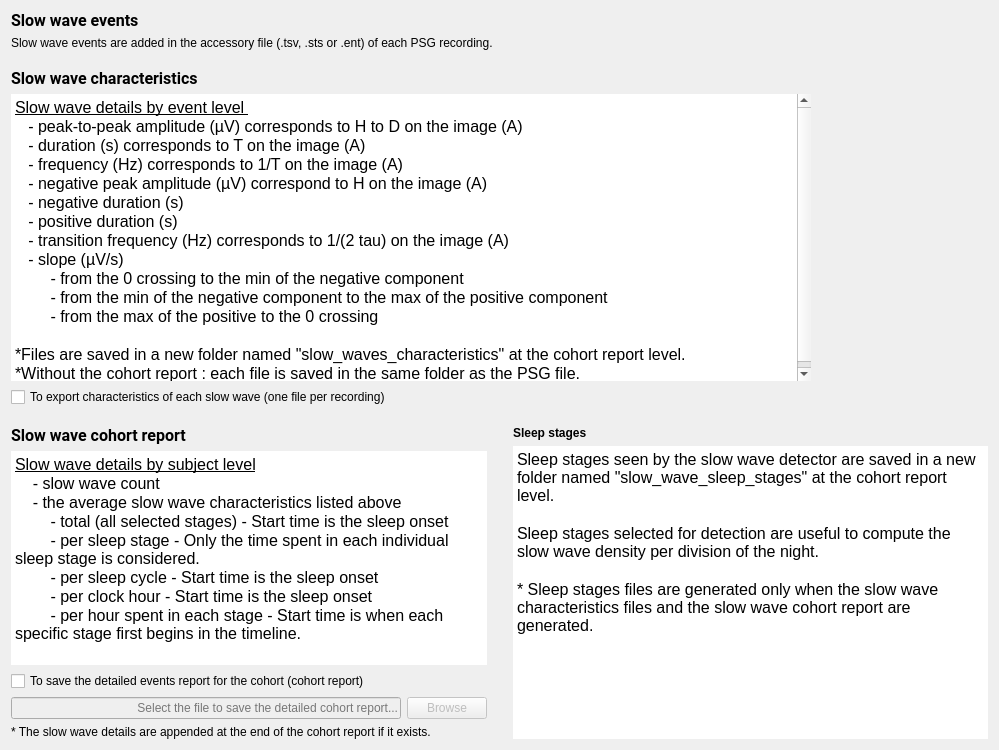
<?xml version="1.0" encoding="UTF-8"?>
<ui version="4.0">
 <class>SSWDSaveFiles</class>
 <widget class="QWidget" name="SSWDSaveFiles">
  <property name="geometry">
   <rect>
    <x>0</x>
    <y>0</y>
    <width>999</width>
    <height>750</height>
   </rect>
  </property>
  <property name="minimumSize">
   <size>
    <width>0</width>
    <height>0</height>
   </size>
  </property>
  <property name="windowTitle">
   <string/>
  </property>
  <property name="styleSheet">
   <string notr="true">font: 12pt &quot;Roboto&quot;;</string>
  </property>
  <layout class="QVBoxLayout" name="verticalLayout_4">
   <item>
    <widget class="QLabel" name="label_title">
     <property name="sizePolicy">
      <sizepolicy hsizetype="Preferred" vsizetype="Maximum">
       <horstretch>0</horstretch>
       <verstretch>0</verstretch>
      </sizepolicy>
     </property>
     <property name="font">
      <font>
       <family>Roboto</family>
       <pointsize>12</pointsize>
       <italic>false</italic>
       <bold>false</bold>
      </font>
     </property>
     <property name="text">
      <string>&lt;html&gt;&lt;head/&gt;&lt;body&gt;&lt;p&gt;&lt;span style=&quot; font-weight:600;&quot;&gt;Slow wave events&lt;/span&gt;&lt;/p&gt;&lt;/body&gt;&lt;/html&gt;</string>
     </property>
    </widget>
   </item>
   <item>
    <widget class="QLabel" name="label_3">
     <property name="sizePolicy">
      <sizepolicy hsizetype="Preferred" vsizetype="Maximum">
       <horstretch>0</horstretch>
       <verstretch>0</verstretch>
      </sizepolicy>
     </property>
     <property name="text">
      <string>Slow wave events are added in the accessory file (.tsv, .sts or .ent) of each PSG recording.</string>
     </property>
    </widget>
   </item>
   <item>
    <spacer name="verticalSpacer_3">
     <property name="orientation">
      <enum>Qt::Orientation::Vertical</enum>
     </property>
     <property name="sizeType">
      <enum>QSizePolicy::Policy::Fixed</enum>
     </property>
     <property name="sizeHint" stdset="0">
      <size>
       <width>20</width>
       <height>13</height>
      </size>
     </property>
    </spacer>
   </item>
   <item>
    <widget class="QLabel" name="label_title_2">
     <property name="sizePolicy">
      <sizepolicy hsizetype="Preferred" vsizetype="Maximum">
       <horstretch>0</horstretch>
       <verstretch>0</verstretch>
      </sizepolicy>
     </property>
     <property name="font">
      <font>
       <family>Roboto</family>
       <pointsize>12</pointsize>
       <italic>false</italic>
       <bold>false</bold>
      </font>
     </property>
     <property name="text">
      <string>&lt;html&gt;&lt;head/&gt;&lt;body&gt;&lt;p&gt;&lt;span style=&quot; font-weight:600;&quot;&gt;Slow wave characteristics&lt;/span&gt;&lt;/p&gt;&lt;/body&gt;&lt;/html&gt;</string>
     </property>
    </widget>
   </item>
   <item>
    <layout class="QHBoxLayout" name="horizontalLayout_2">
     <item>
      <layout class="QVBoxLayout" name="verticalLayout">
       <item>
        <widget class="QTextEdit" name="textEdit">
         <property name="sizePolicy">
          <sizepolicy hsizetype="Expanding" vsizetype="Minimum">
           <horstretch>0</horstretch>
           <verstretch>0</verstretch>
          </sizepolicy>
         </property>
         <property name="maximumSize">
          <size>
           <width>800</width>
           <height>16777215</height>
          </size>
         </property>
         <property name="frameShape">
          <enum>QFrame::Shape::NoFrame</enum>
         </property>
         <property name="frameShadow">
          <enum>QFrame::Shadow::Plain</enum>
         </property>
         <property name="lineWidth">
          <number>0</number>
         </property>
         <property name="readOnly">
          <bool>true</bool>
         </property>
         <property name="html">
          <string>&lt;!DOCTYPE HTML PUBLIC &quot;-//W3C//DTD HTML 4.0//EN&quot; &quot;http://www.w3.org/TR/REC-html40/strict.dtd&quot;&gt;
&lt;html&gt;&lt;head&gt;&lt;meta name=&quot;qrichtext&quot; content=&quot;1&quot; /&gt;&lt;meta charset=&quot;utf-8&quot; /&gt;&lt;style type=&quot;text/css&quot;&gt;
p, li { white-space: pre-wrap; }
hr { height: 1px; border-width: 0; }
li.unchecked::marker { content: &quot;\2610&quot;; }
li.checked::marker { content: &quot;\2612&quot;; }
&lt;/style&gt;&lt;/head&gt;&lt;body style=&quot; font-family:'Roboto'; font-size:12pt; font-weight:400; font-style:normal;&quot;&gt;
&lt;p style=&quot; margin-top:0px; margin-bottom:0px; margin-left:0px; margin-right:0px; -qt-block-indent:0; text-indent:0px;&quot;&gt;&lt;span style=&quot; text-decoration: underline;&quot;&gt;Slow wave details by event level &lt;/span&gt;&lt;/p&gt;
&lt;p style=&quot; margin-top:0px; margin-bottom:0px; margin-left:0px; margin-right:0px; -qt-block-indent:0; text-indent:0px;&quot;&gt;   - &lt;span style=&quot; color:#000000;&quot;&gt;peak-to-peak amplitude (µV) corresponds to H to D on the image (A)&lt;/span&gt;&lt;/p&gt;
&lt;p style=&quot; margin-top:0px; margin-bottom:0px; margin-left:0px; margin-right:0px; -qt-block-indent:0; text-indent:0px;&quot;&gt;   - duration (s) corresponds to T &lt;span style=&quot; color:#000000;&quot;&gt;on the image (A)&lt;/span&gt;&lt;/p&gt;
&lt;p style=&quot; margin-top:0px; margin-bottom:0px; margin-left:0px; margin-right:0px; -qt-block-indent:0; text-indent:0px;&quot;&gt;   - frequency (Hz) corresponds to 1/T &lt;span style=&quot; color:#000000;&quot;&gt;on the image (A)&lt;/span&gt;&lt;/p&gt;
&lt;p style=&quot; margin-top:0px; margin-bottom:0px; margin-left:0px; margin-right:0px; -qt-block-indent:0; text-indent:0px;&quot;&gt;   - &lt;span style=&quot; font-family:'Arial','sans-serif'; color:#000000; background-color:transparent;&quot;&gt;negative peak amplitude &lt;/span&gt;&lt;span style=&quot; color:#000000;&quot;&gt;(µV) correspond to H on the image (A)&lt;/span&gt;&lt;/p&gt;
&lt;p style=&quot; margin-top:0px; margin-bottom:0px; margin-left:0px; margin-right:0px; -qt-block-indent:0; text-indent:0px;&quot;&gt;&lt;span style=&quot; color:#000000;&quot;&gt;   - &lt;/span&gt;&lt;a name=&quot;docs-internal-guid-7597fb9e-7fff-dd5c-4478-b33f09691339&quot;&gt;&lt;/a&gt;&lt;span style=&quot; font-family:'Arial','sans-serif'; color:#000000; background-color:transparent;&quot;&gt;n&lt;/span&gt;&lt;span style=&quot; font-family:'Arial','sans-serif'; color:#000000; background-color:transparent;&quot;&gt;egative duration (s) &lt;/span&gt;&lt;/p&gt;
&lt;p style=&quot; margin-top:0px; margin-bottom:0px; margin-left:0px; margin-right:0px; -qt-block-indent:0; text-indent:0px;&quot;&gt;&lt;span style=&quot; font-family:'Arial','sans-serif'; color:#000000; background-color:transparent;&quot;&gt;   - &lt;/span&gt;&lt;a name=&quot;docs-internal-guid-f6ea236d-7fff-1fb4-6202-3e00854b0b90&quot;&gt;&lt;/a&gt;&lt;span style=&quot; font-family:'Arial','sans-serif'; color:#000000; background-color:transparent;&quot;&gt;p&lt;/span&gt;&lt;span style=&quot; font-family:'Arial','sans-serif'; color:#000000; background-color:transparent;&quot;&gt;ositive duration (s)&lt;/span&gt;&lt;/p&gt;
&lt;p style=&quot; margin-top:0px; margin-bottom:0px; margin-left:0px; margin-right:0px; -qt-block-indent:0; text-indent:0px;&quot;&gt;&lt;span style=&quot; color:#000000;&quot;&gt;   - transition frequency (Hz) corresponds to 1/(2 tau) on the image (A)&lt;/span&gt;&lt;/p&gt;
&lt;p style=&quot; margin-top:0px; margin-bottom:0px; margin-left:0px; margin-right:0px; -qt-block-indent:0; text-indent:0px;&quot;&gt;&lt;span style=&quot; color:#000000;&quot;&gt;   - slope (µV/s)&lt;/span&gt;&lt;/p&gt;
&lt;p style=&quot; margin-top:0px; margin-bottom:0px; margin-left:0px; margin-right:0px; -qt-block-indent:0; text-indent:0px;&quot;&gt;&lt;span style=&quot; color:#000000;&quot;&gt;        - from the 0 crossing to the min of the negative component&lt;/span&gt;&lt;/p&gt;
&lt;p style=&quot; margin-top:0px; margin-bottom:0px; margin-left:0px; margin-right:0px; -qt-block-indent:0; text-indent:0px;&quot;&gt;&lt;span style=&quot; color:#000000;&quot;&gt;        - from the min of the negative component to the max of the positive component&lt;/span&gt;&lt;/p&gt;
&lt;p style=&quot; margin-top:0px; margin-bottom:0px; margin-left:0px; margin-right:0px; -qt-block-indent:0; text-indent:0px;&quot;&gt;&lt;span style=&quot; color:#000000;&quot;&gt;        - from the max of the positive to the 0 crossing&lt;/span&gt;&lt;/p&gt;
&lt;p style=&quot;-qt-paragraph-type:empty; margin-top:0px; margin-bottom:0px; margin-left:0px; margin-right:0px; -qt-block-indent:0; text-indent:0px; color:#000000;&quot;&gt;&lt;br /&gt;&lt;/p&gt;
&lt;p style=&quot; margin-top:0px; margin-bottom:0px; margin-left:0px; margin-right:0px; -qt-block-indent:0; text-indent:0px;&quot;&gt;&lt;span style=&quot; color:#000000;&quot;&gt;*Files are saved in a new folder named &amp;quot;slow_waves_characteristics&amp;quot; at the cohort report level.&lt;/span&gt;&lt;/p&gt;
&lt;p style=&quot; margin-top:0px; margin-bottom:0px; margin-left:0px; margin-right:0px; -qt-block-indent:0; text-indent:0px;&quot;&gt;&lt;span style=&quot; color:#000000;&quot;&gt;*Without the cohort report : each file is saved in the same folder as the PSG file.&lt;/span&gt;&lt;/p&gt;&lt;/body&gt;&lt;/html&gt;</string>
         </property>
        </widget>
       </item>
       <item>
        <widget class="QCheckBox" name="checkBox_export_sw">
         <property name="text">
          <string>To export characteristics of each slow wave (one file per recording)</string>
         </property>
        </widget>
       </item>
      </layout>
     </item>
     <item>
      <widget class="QLabel" name="image">
       <property name="lineWidth">
        <number>0</number>
       </property>
       <property name="text">
        <string/>
       </property>
       <property name="alignment">
        <set>Qt::AlignmentFlag::AlignCenter</set>
       </property>
      </widget>
     </item>
    </layout>
   </item>
   <item>
    <spacer name="verticalSpacer_2">
     <property name="orientation">
      <enum>Qt::Orientation::Vertical</enum>
     </property>
     <property name="sizeType">
      <enum>QSizePolicy::Policy::Fixed</enum>
     </property>
     <property name="sizeHint" stdset="0">
      <size>
       <width>20</width>
       <height>13</height>
      </size>
     </property>
    </spacer>
   </item>
   <item>
    <layout class="QHBoxLayout" name="horizontalLayout_4">
     <item>
      <layout class="QVBoxLayout" name="verticalLayout_2">
       <item>
        <widget class="QLabel" name="label">
         <property name="sizePolicy">
          <sizepolicy hsizetype="Preferred" vsizetype="Maximum">
           <horstretch>0</horstretch>
           <verstretch>0</verstretch>
          </sizepolicy>
         </property>
         <property name="font">
          <font>
           <family>Roboto</family>
           <pointsize>12</pointsize>
           <italic>false</italic>
           <bold>false</bold>
          </font>
         </property>
         <property name="text">
          <string>&lt;html&gt;&lt;head/&gt;&lt;body&gt;&lt;p&gt;&lt;span style=&quot; font-weight:600;&quot;&gt;Slow wave cohort report&lt;/span&gt;&lt;/p&gt;&lt;/body&gt;&lt;/html&gt;</string>
         </property>
        </widget>
       </item>
       <item>
        <widget class="QTextEdit" name="textEdit_2">
         <property name="sizePolicy">
          <sizepolicy hsizetype="Expanding" vsizetype="Minimum">
           <horstretch>0</horstretch>
           <verstretch>0</verstretch>
          </sizepolicy>
         </property>
         <property name="maximumSize">
          <size>
           <width>800</width>
           <height>16777215</height>
          </size>
         </property>
         <property name="frameShape">
          <enum>QFrame::Shape::NoFrame</enum>
         </property>
         <property name="frameShadow">
          <enum>QFrame::Shadow::Plain</enum>
         </property>
         <property name="lineWidth">
          <number>0</number>
         </property>
         <property name="readOnly">
          <bool>true</bool>
         </property>
         <property name="html">
          <string>&lt;!DOCTYPE HTML PUBLIC &quot;-//W3C//DTD HTML 4.0//EN&quot; &quot;http://www.w3.org/TR/REC-html40/strict.dtd&quot;&gt;
&lt;html&gt;&lt;head&gt;&lt;meta name=&quot;qrichtext&quot; content=&quot;1&quot; /&gt;&lt;meta charset=&quot;utf-8&quot; /&gt;&lt;style type=&quot;text/css&quot;&gt;
p, li { white-space: pre-wrap; }
hr { height: 1px; border-width: 0; }
li.unchecked::marker { content: &quot;\2610&quot;; }
li.checked::marker { content: &quot;\2612&quot;; }
&lt;/style&gt;&lt;/head&gt;&lt;body style=&quot; font-family:'Roboto'; font-size:12pt; font-weight:400; font-style:normal;&quot;&gt;
&lt;p style=&quot; margin-top:0px; margin-bottom:0px; margin-left:0px; margin-right:0px; -qt-block-indent:0; text-indent:0px;&quot;&gt;&lt;span style=&quot; text-decoration: underline;&quot;&gt;Slow wave details by subject level&lt;/span&gt;&lt;/p&gt;
&lt;p style=&quot; margin-top:0px; margin-bottom:0px; margin-left:0px; margin-right:0px; -qt-block-indent:0; text-indent:0px;&quot;&gt;    - slow wave count&lt;/p&gt;
&lt;p style=&quot; margin-top:0px; margin-bottom:0px; margin-left:0px; margin-right:0px; -qt-block-indent:0; text-indent:0px;&quot;&gt;    - the average slow wave characteristics listed above&lt;/p&gt;
&lt;p style=&quot; margin-top:0px; margin-bottom:0px; margin-left:0px; margin-right:0px; -qt-block-indent:0; text-indent:0px;&quot;&gt;        - total (all selected stages) - Start time is the sleep onset&lt;/p&gt;
&lt;p style=&quot; margin-top:0px; margin-bottom:0px; margin-left:0px; margin-right:0px; -qt-block-indent:0; text-indent:0px;&quot;&gt;        - per sleep stage - Only the time spent in each individual sleep stage is considered.&lt;/p&gt;
&lt;p style=&quot; margin-top:0px; margin-bottom:0px; margin-left:0px; margin-right:0px; -qt-block-indent:0; text-indent:0px;&quot;&gt;        - per sleep cycle - Start time is the sleep onset&lt;/p&gt;
&lt;p style=&quot; margin-top:0px; margin-bottom:0px; margin-left:0px; margin-right:0px; -qt-block-indent:0; text-indent:0px;&quot;&gt;        - per clock hour - Start time is the sleep onset&lt;/p&gt;
&lt;p style=&quot; margin-top:0px; margin-bottom:0px; margin-left:0px; margin-right:0px; -qt-block-indent:0; text-indent:0px;&quot;&gt;        - per hour spent in each stage - Start time is when each specific stage first begins in the timeline.&lt;/p&gt;&lt;/body&gt;&lt;/html&gt;</string>
         </property>
        </widget>
       </item>
       <item>
        <layout class="QHBoxLayout" name="horizontalLayout_3">
         <item>
          <widget class="QCheckBox" name="checkBox_save_cohort">
           <property name="sizePolicy">
            <sizepolicy hsizetype="Expanding" vsizetype="Maximum">
             <horstretch>0</horstretch>
             <verstretch>0</verstretch>
            </sizepolicy>
           </property>
           <property name="maximumSize">
            <size>
             <width>16777215</width>
             <height>16777215</height>
            </size>
           </property>
           <property name="text">
            <string>To save the detailed events report for the cohort (cohort report)</string>
           </property>
          </widget>
         </item>
        </layout>
       </item>
       <item>
        <layout class="QHBoxLayout" name="horizontalLayout">
         <item>
          <widget class="QLineEdit" name="lineEdit_cohort_report">
           <property name="enabled">
            <bool>false</bool>
           </property>
           <property name="sizePolicy">
            <sizepolicy hsizetype="Expanding" vsizetype="Maximum">
             <horstretch>0</horstretch>
             <verstretch>0</verstretch>
            </sizepolicy>
           </property>
           <property name="maximumSize">
            <size>
             <width>16777215</width>
             <height>16777215</height>
            </size>
           </property>
           <property name="alignment">
            <set>Qt::AlignmentFlag::AlignRight|Qt::AlignmentFlag::AlignTrailing|Qt::AlignmentFlag::AlignVCenter</set>
           </property>
           <property name="placeholderText">
            <string>Select the file to save the detailed cohort report...</string>
           </property>
          </widget>
         </item>
         <item>
          <widget class="QPushButton" name="pushButto_browse">
           <property name="enabled">
            <bool>false</bool>
           </property>
           <property name="sizePolicy">
            <sizepolicy hsizetype="Fixed" vsizetype="Fixed">
             <horstretch>0</horstretch>
             <verstretch>0</verstretch>
            </sizepolicy>
           </property>
           <property name="text">
            <string>Browse</string>
           </property>
          </widget>
         </item>
        </layout>
       </item>
       <item>
        <widget class="QLabel" name="label_2">
         <property name="sizePolicy">
          <sizepolicy hsizetype="Preferred" vsizetype="Maximum">
           <horstretch>0</horstretch>
           <verstretch>0</verstretch>
          </sizepolicy>
         </property>
         <property name="text">
          <string>* The slow wave details are appended at the end of the cohort report if it exists.</string>
         </property>
        </widget>
       </item>
      </layout>
     </item>
     <item>
      <spacer name="horizontalSpacer_4">
       <property name="orientation">
        <enum>Qt::Orientation::Horizontal</enum>
       </property>
       <property name="sizeType">
        <enum>QSizePolicy::Policy::Fixed</enum>
       </property>
       <property name="sizeHint" stdset="0">
        <size>
         <width>20</width>
         <height>20</height>
        </size>
       </property>
      </spacer>
     </item>
     <item>
      <layout class="QVBoxLayout" name="verticalLayout_3">
       <item>
        <widget class="QLabel" name="label_6">
         <property name="sizePolicy">
          <sizepolicy hsizetype="Preferred" vsizetype="Maximum">
           <horstretch>0</horstretch>
           <verstretch>0</verstretch>
          </sizepolicy>
         </property>
         <property name="text">
          <string>&lt;html&gt;&lt;head/&gt;&lt;body&gt;&lt;p&gt;&lt;span style=&quot; font-weight:600;&quot;&gt;Sleep stages&lt;/span&gt;&lt;/p&gt;&lt;/body&gt;&lt;/html&gt;</string>
         </property>
        </widget>
       </item>
       <item>
        <widget class="QTextEdit" name="textEdit_3">
         <property name="sizePolicy">
          <sizepolicy hsizetype="Expanding" vsizetype="Minimum">
           <horstretch>0</horstretch>
           <verstretch>0</verstretch>
          </sizepolicy>
         </property>
         <property name="frameShape">
          <enum>QFrame::Shape::NoFrame</enum>
         </property>
         <property name="frameShadow">
          <enum>QFrame::Shadow::Plain</enum>
         </property>
         <property name="lineWidth">
          <number>0</number>
         </property>
         <property name="readOnly">
          <bool>true</bool>
         </property>
         <property name="html">
          <string>&lt;!DOCTYPE HTML PUBLIC &quot;-//W3C//DTD HTML 4.0//EN&quot; &quot;http://www.w3.org/TR/REC-html40/strict.dtd&quot;&gt;
&lt;html&gt;&lt;head&gt;&lt;meta name=&quot;qrichtext&quot; content=&quot;1&quot; /&gt;&lt;meta charset=&quot;utf-8&quot; /&gt;&lt;style type=&quot;text/css&quot;&gt;
p, li { white-space: pre-wrap; }
hr { height: 1px; border-width: 0; }
li.unchecked::marker { content: &quot;\2610&quot;; }
li.checked::marker { content: &quot;\2612&quot;; }
&lt;/style&gt;&lt;/head&gt;&lt;body style=&quot; font-family:'Roboto'; font-size:12pt; font-weight:400; font-style:normal;&quot;&gt;
&lt;p style=&quot; margin-top:0px; margin-bottom:0px; margin-left:0px; margin-right:0px; -qt-block-indent:0; text-indent:0px;&quot;&gt;Sleep stages seen by the slow wave detector are saved in a new folder named &amp;quot;slow_wave_sleep_stages&amp;quot; at the cohort report level.  &lt;/p&gt;
&lt;p style=&quot;-qt-paragraph-type:empty; margin-top:0px; margin-bottom:0px; margin-left:0px; margin-right:0px; -qt-block-indent:0; text-indent:0px;&quot;&gt;&lt;br /&gt;&lt;/p&gt;
&lt;p style=&quot; margin-top:0px; margin-bottom:0px; margin-left:0px; margin-right:0px; -qt-block-indent:0; text-indent:0px;&quot;&gt;Sleep stages selected for detection are useful to compute the slow wave density per division of the night.&lt;/p&gt;
&lt;p style=&quot;-qt-paragraph-type:empty; margin-top:0px; margin-bottom:0px; margin-left:0px; margin-right:0px; -qt-block-indent:0; text-indent:0px;&quot;&gt;&lt;br /&gt;&lt;/p&gt;
&lt;p style=&quot; margin-top:0px; margin-bottom:0px; margin-left:0px; margin-right:0px; -qt-block-indent:0; text-indent:0px;&quot;&gt;* Sleep stages files are generated only when the slow wave characteristics files and the slow wave cohort report are generated.&lt;/p&gt;&lt;/body&gt;&lt;/html&gt;</string>
         </property>
        </widget>
       </item>
      </layout>
     </item>
    </layout>
   </item>
  </layout>
 </widget>
 <resources>
  <include location="../../../../../snooz-toolbox/src/main/python/ui/themes/themes.qrc"/>
 </resources>
 <connections>
  <connection>
   <sender>checkBox_export_sw</sender>
   <signal>clicked()</signal>
   <receiver>SSWDSaveFiles</receiver>
   <slot>check_export_sw_file_slot()</slot>
   <hints>
    <hint type="sourcelabel">
     <x>247</x>
     <y>291</y>
    </hint>
    <hint type="destinationlabel">
     <x>422</x>
     <y>405</y>
    </hint>
   </hints>
  </connection>
  <connection>
   <sender>pushButto_browse</sender>
   <signal>clicked()</signal>
   <receiver>SSWDSaveFiles</receiver>
   <slot>browse_cohort_slot()</slot>
   <hints>
    <hint type="sourcelabel">
     <x>445</x>
     <y>557</y>
    </hint>
    <hint type="destinationlabel">
     <x>422</x>
     <y>405</y>
    </hint>
   </hints>
  </connection>
  <connection>
   <sender>checkBox_save_cohort</sender>
   <signal>clicked()</signal>
   <receiver>SSWDSaveFiles</receiver>
   <slot>check_save_cohort_slot()</slot>
   <hints>
    <hint type="sourcelabel">
     <x>247</x>
     <y>529</y>
    </hint>
    <hint type="destinationlabel">
     <x>422</x>
     <y>405</y>
    </hint>
   </hints>
  </connection>
 </connections>
 <slots>
  <slot>choose_slot()</slot>
  <slot>input_format_changed_slot()</slot>
  <slot>browse_cohort_slot()</slot>
  <slot>check_save_cohort_slot()</slot>
  <slot>check_export_sw_file_slot()</slot>
 </slots>
</ui>
